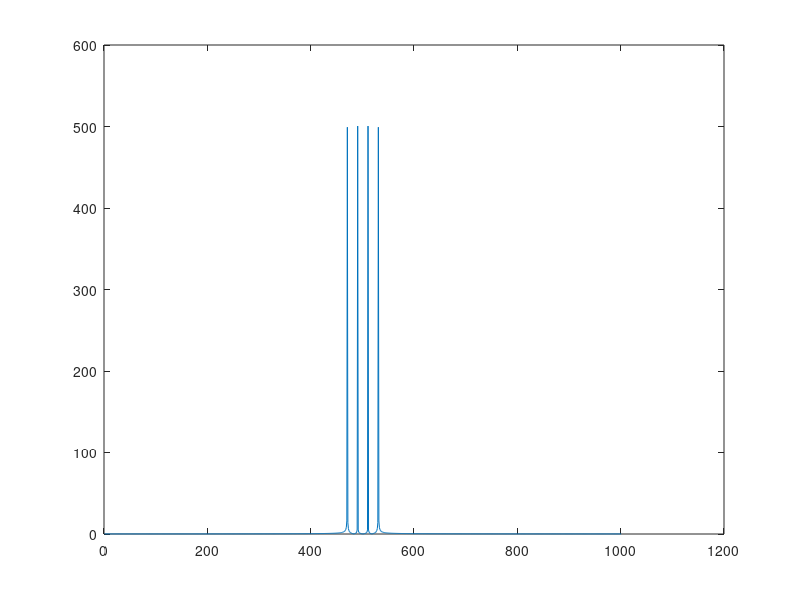

This chart was generated by the following MATLAB code:
%% 
clc;
clear;
% sine waves
n = 10;
fs = [1, 3];
t = (0:.01:n)';
%% 
v = sum(sin(2*pi*t*fs), 2);

plot(t, v)
%% 
fftv = fft(v);
%% 

plot(abs(fftv))
%% 

plot(abs(fftshift(fftv)))
